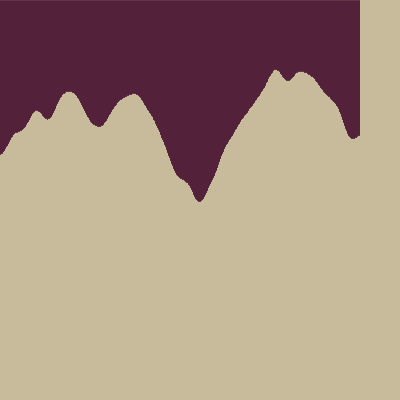
Frame 1 (no input)
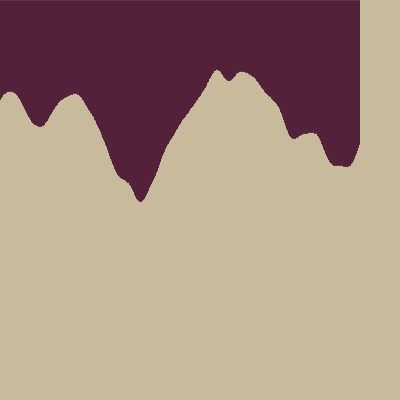
Frame 60 (the mouse pressed at the canvas centre just before this capture)
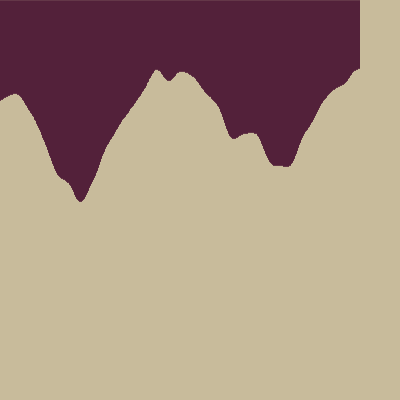
Frame 120 (the mouse held since frame 60 and released just before this capture)

The Processing sketch that drew these frames (run headless with seeded random() and noise(); from frame 60 on, the mouse is pressed at the canvas centre):

// Processing sketch: processing_26214
// ── processing_26214.pde

void setup() {
  size(400,400);
}
 
void draw() {
  background(#c8bb9b);
  for(int x=0; x<360; x=x+1) {
    float y = noise(x*0.01+frameCount*0.01)*255;
    stroke(#53213a);
    line(x,0,x,y);
  }
}
 
